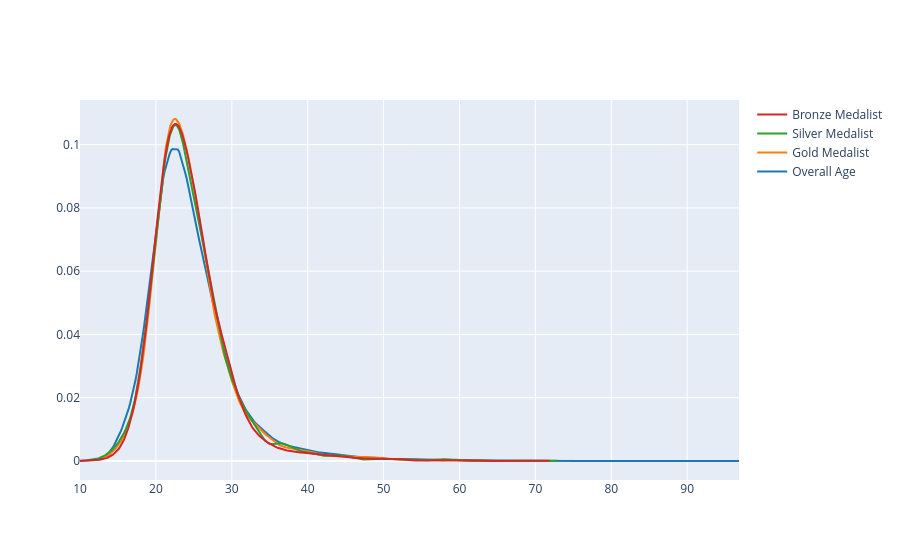

Notebook cell for this chart:
### Code cell
fig = ff.create_distplot([x1,x2,x3,x4],['Overall Age','Gold Medalist', 'Silver Medalist','Bronze Medalist'], show_hist = False, show_rug = False)
fig.show()

### Figure 1 — Plotly figure (JSON) as saved in the notebook; plotly's stock layout.template omitted (floating-point values rounded to 4 significant figures; data arrays with more than 128 entries replaced by an {"elided": "..."} marker saying what was removed)
{"data": [{"legendgroup": "Overall Age", "marker": {"color": "rgb(31, 119, 180)"}, "mode": "lines", "name": "Overall Age", "showlegend": true, "type": "scatter", "x": {"elided": "500 float values"}, "xaxis": "x", "y": {"elided": "500 float values"}, "yaxis": "y"}, {"legendgroup": "Gold Medalist", "marker": {"color": "rgb(255, 127, 14)"}, "mode": "lines", "name": "Gold Medalist", "showlegend": true, "type": "scatter", "x": {"elided": "500 float values"}, "xaxis": "x", "y": {"elided": "500 float values"}, "yaxis": "y"}, {"legendgroup": "Silver Medalist", "marker": {"color": "rgb(44, 160, 44)"}, "mode": "lines", "name": "Silver Medalist", "showlegend": true, "type": "scatter", "x": {"elided": "500 float values"}, "xaxis": "x", "y": {"elided": "500 float values"}, "yaxis": "y"}, {"legendgroup": "Bronze Medalist", "marker": {"color": "rgb(214, 39, 40)"}, "mode": "lines", "name": "Bronze Medalist", "showlegend": true, "type": "scatter", "x": {"elided": "500 float values"}, "xaxis": "x", "y": {"elided": "500 float values"}, "yaxis": "y"}], "layout": {"barmode": "overlay", "hovermode": "closest", "legend": {"traceorder": "reversed"}, "xaxis": {"anchor": "y2", "domain": [0, 1], "zeroline": false}, "yaxis": {"anchor": "free", "domain": [0, 1], "position": 0}}}
